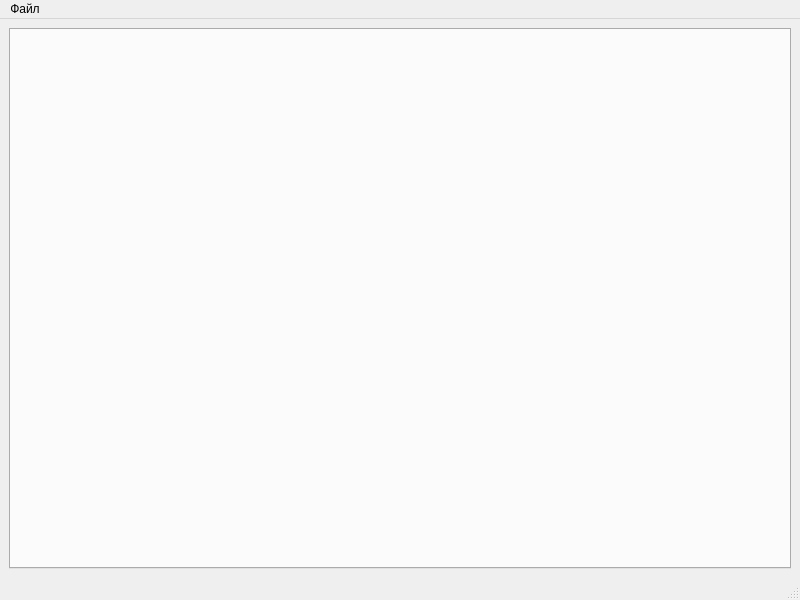
<?xml version="1.0" encoding="UTF-8"?>
<ui version="4.0">
 <class>MainWindow</class>
 <widget class="QMainWindow" name="MainWindow">
  <property name="geometry">
   <rect>
    <x>0</x>
    <y>0</y>
    <width>800</width>
    <height>600</height>
   </rect>
  </property>
  <property name="windowTitle">
   <string>MainWindow</string>
  </property>
  <widget class="QWidget" name="centralwidget">
   <layout class="QVBoxLayout" name="verticalLayout_2">
    <item>
     <widget class="QTabWidget" name="tabWidget">
      <property name="currentIndex">
       <number>-1</number>
      </property>
     </widget>
    </item>
   </layout>
  </widget>
  <widget class="QMenuBar" name="menubar">
   <property name="geometry">
    <rect>
     <x>0</x>
     <y>0</y>
     <width>800</width>
     <height>21</height>
    </rect>
   </property>
   <widget class="QMenu" name="menu">
    <property name="title">
     <string>Файл</string>
    </property>
    <addaction name="action_add_palette"/>
    <addaction name="action_save"/>
    <addaction name="action_load"/>
    <addaction name="separator"/>
    <addaction name="action_exit"/>
   </widget>
   <addaction name="menu"/>
  </widget>
  <widget class="QStatusBar" name="statusbar"/>
  <action name="action_save">
   <property name="text">
    <string>Сохранить</string>
   </property>
  </action>
  <action name="action_load">
   <property name="text">
    <string>Загрузить</string>
   </property>
  </action>
  <action name="action_exit">
   <property name="text">
    <string>Выход</string>
   </property>
  </action>
  <action name="action_add_palette">
   <property name="text">
    <string>Добавить палитру</string>
   </property>
  </action>
 </widget>
 <resources/>
 <connections/>
</ui>
